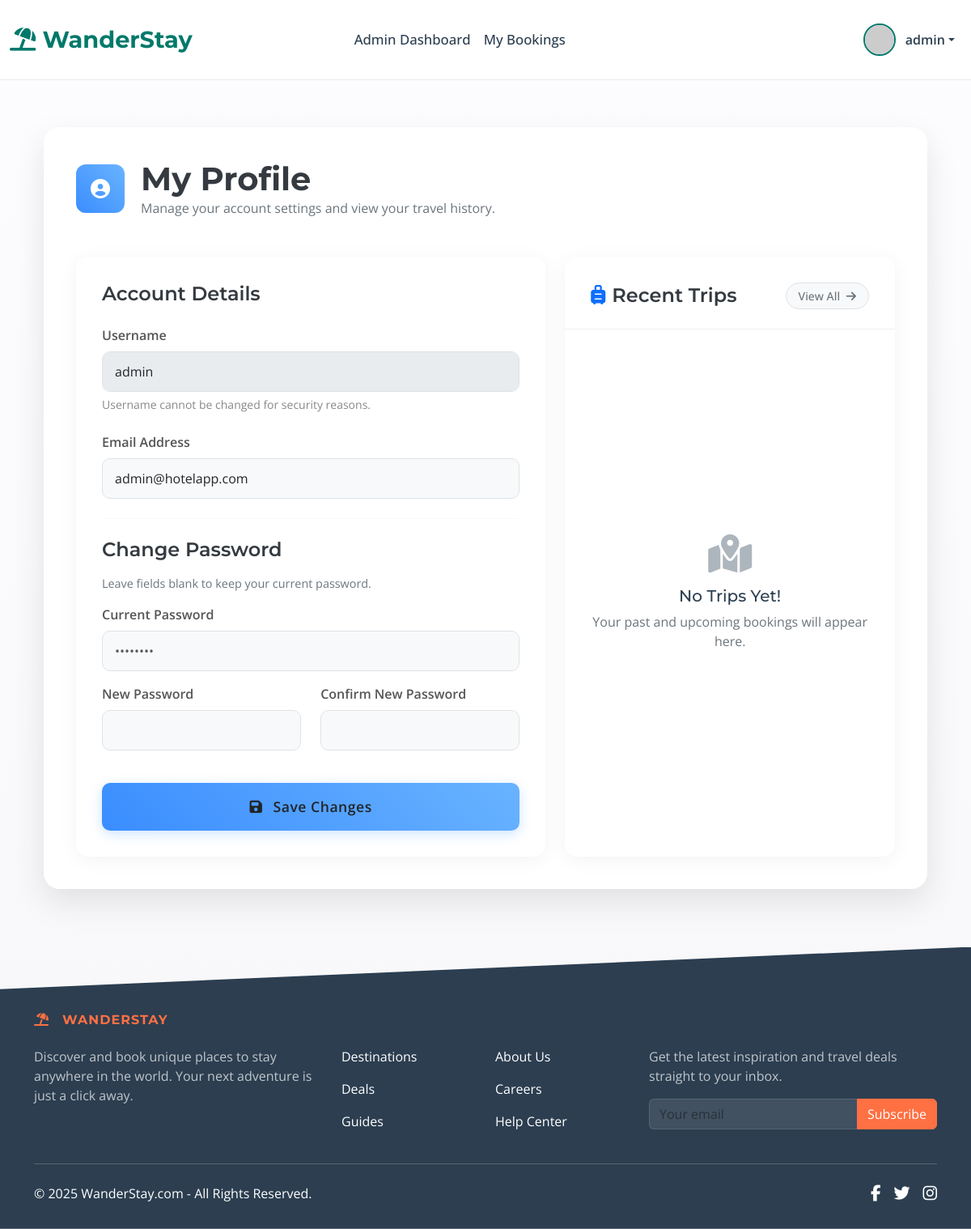
The app's page /profile (signed in), older data.
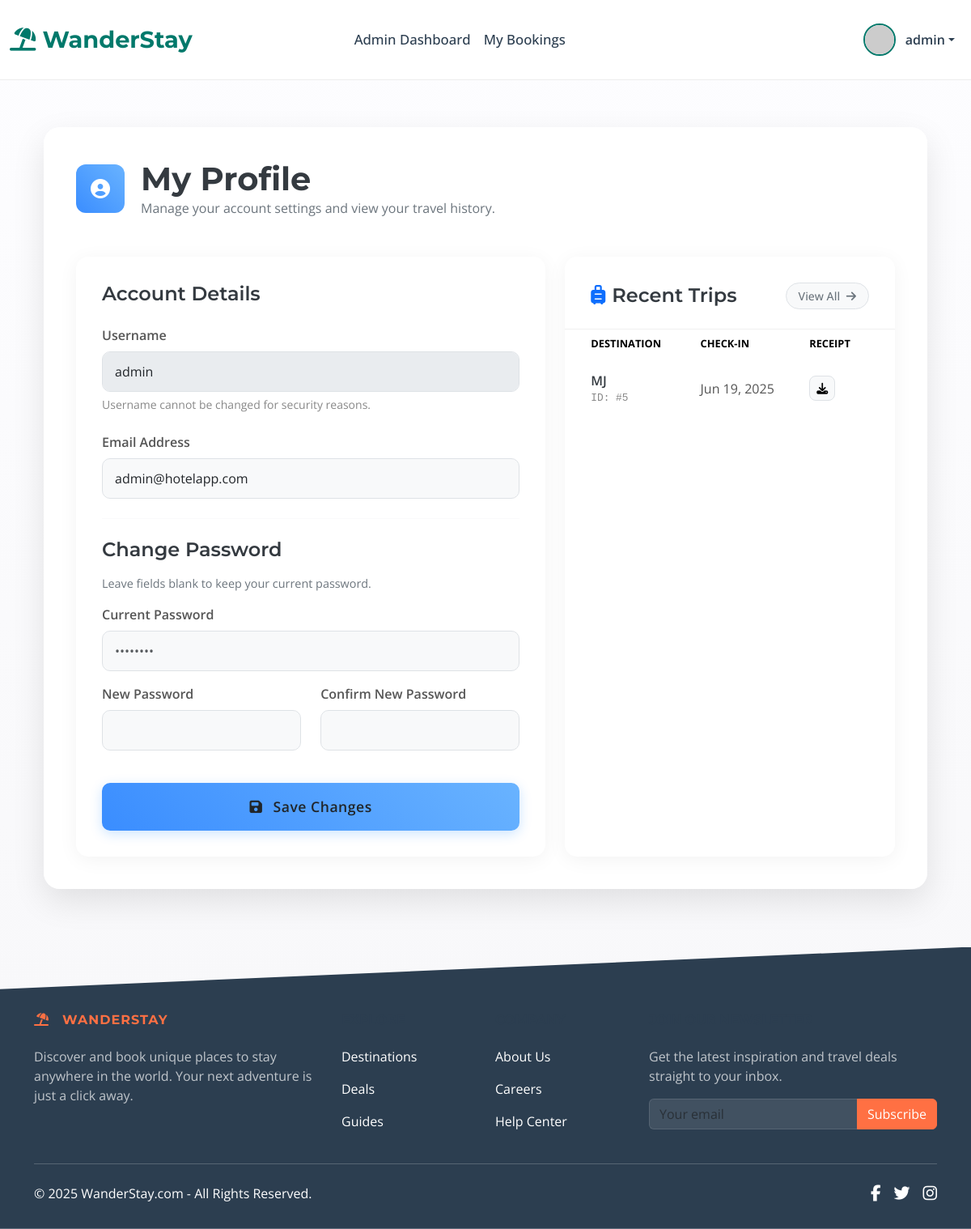
The same page, newer data.
### app.py (models this page shows, shortened)
class Booking(db.Model):
    id = db.Column(db.Integer, primary_key=True)
    user_id = db.Column(db.Integer, db.ForeignKey('user.id', ondelete='CASCADE'), nullable=False)
    hotel_id = db.Column(db.Integer, db.ForeignKey('hotel.id', ondelete='CASCADE'), nullable=False)
    room_type_id = db.Column(db.Integer, db.ForeignKey('room_type.id', ondelete='CASCADE'), nullable=False)
    check_in_date = db.Column(db.Date, nullable=False)
    check_out_date = db.Column(db.Date, nullable=False)
    total_price = db.Column(db.Float, nullable=False)
    status = db.Column(db.String(50), default='Confirmed')
    created_at = db.Column(db.DateTime, nullable=False, default=datetime.utcnow)

class Hotel(db.Model):
    id = db.Column(db.Integer, primary_key=True)
    name = db.Column(db.String(100), nullable=False)
    location = db.Column(db.String(200), nullable=False)
    description = db.Column(db.Text, nullable=True)
    price_per_night = db.Column(db.Float, nullable=True)
    image_url = db.Column(db.String(255), nullable=True, default='https://via.placeholder.com/800x500.png?text=Main+Hotel+Image')
    owner_id = db.Column(db.Integer, db.ForeignKey('user.id', ondelete='CASCADE'), nullable=False)
    owner = db.relationship('User', back_populates='hotels')
    is_approved = db.Column(db.Boolean, default=False, nullable=False)
    star_rating = db.Column(db.Integer, nullable=True)
    amenities = db.relationship('Amenity', secondary=hotel_amenities, lazy='subquery', backref=db.backref('hotels', lazy=True))
    latitude = db.Column(db.Float, nullable=True)
    longitude = db.Column(db.Float, nullable=True)
    gallery_images = db.relationship('HotelImage', backref='hotel_ref', lazy='dynamic', cascade="all, delete-orphan")
    bookings = db.relationship('Booking', backref='hotel', lazy=True, foreign_keys='Booking.hotel_id', cascade="all, delete-orphan")
    wishlisted_by_users = db.relationship('Wishlist', backref='hotel', lazy='dynamic', cascade='all, delete-orphan')
    room_types = db.relationship('RoomType', backref='hotel', lazy='dynamic', cascade="all, delete-orphan")
    bookings = db.relationship('Booking', backref='hotel', lazy=True)

### app.py (the view, shortened to what this page needs)
@app.route('/profile', methods=['GET', 'POST'])
@login_required
def profile():
    recent_bookings = Booking.query.filter_by(user_id=current_user.id).order_by(desc(Booking.created_at)).limit(5).all()
    return render_template('profile.html', user=current_user, bookings=recent_bookings)

### app.py (called while the page is built)
@login_manager.user_loader
def load_user(user_id):
    user = User.query.get(int(user_id))
    if user and user.is_active:
        return user
    return None

@app.context_processor
def utility_processor():
    def is_hotel_in_wishlist(hotel_id):
        if current_user.is_authenticated:
            return Wishlist.query.filter_by(user_id=current_user.id, hotel_id=hotel_id).first() is not None
        return False
    return dict(is_hotel_in_wishlist=is_hotel_in_wishlist)

### templates/profile.html (shortened to what the changed rows need)
{% extends "base.html" %}
{% block content %}
<div class="container my-5">
    <div style="background-color: rgba(255, 255, 255, 0.9); backdrop-filter: blur(10px); -webkit-backdrop-filter: blur(10px); border-radius: 20px; padding: 2.5rem; box-shadow: 0 15px 40px rgba(0,0,0,0.1);">
        <div class="d-flex align-items-center mb-5">
            <div>
                <h1 class="mb-0" style="font-weight: 700; color: #343a40;">My Profile</h1>
            </div>
        </div>
        <div class="row g-4">
            <div class="col-lg-5">
                <div style="background-color: #ffffff; border-radius: 15px; box-shadow: 0 4px 25px rgba(0,0,0,0.05); height: 100%; display: flex; flex-direction: column;">
                    <div style="flex-grow: 1;">
                        {% if bookings %}
                        <div class="table-responsive">
                            <table class="table table-borderless align-middle mb-0">
                                <thead style="font-size: 0.8rem; color: #6c757d; text-transform: uppercase;">
                                    <tr>
                                        <th style="padding-left: 2rem;">Destination</th>
                                        <th>Check-in</th>
                                        <th style="padding-right: 2rem;">Receipt</th>
                                    </tr>
                                </thead>
                                <tbody>
                                    {% for booking in bookings %}
                                    <tr class="booking-row" style="transition: background-color 0.2s ease-in-out;">
                                        <td style="padding: 1rem 0 1rem 2rem;">
                                            <a href="{{ url_for('hotel_detail', hotel_id=booking.hotel.id) }}" style="color: #343a40; text-decoration: none; font-weight: 600;">{{ booking.hotel.name }}</a>
                                            <small style="display: block; color: #888; font-family: monospace; font-size: 0.8rem;">ID: #{{ booking.id }}</small>
                                        </td>
                                        <td style="color: #555;">{{ booking.check_in_date.strftime('%b %d, %Y') }}</td>
                                        <td style="padding-right: 2rem;">
                                            <a href="{{ url_for('download_receipt', booking_id=booking.id) }}" class="btn btn-light btn-sm" title="Download Receipt" style="border: 1px solid #dee2e6; border-radius: 8px;">
                                                <i class="fas fa-download"></i>
                                            </a>
                                        </td>
                                    </tr>
                                    {% endfor %}
                                </tbody>
                            </table>
                        </div>
                        {% else %}
                        <div style="display: flex; flex-direction: column; align-items: center; justify-content: center; height: 100%; padding: 2rem; text-align: center; color: #6c757d;">
                            <i class="fas fa-map-marked-alt fa-3x mb-3" style="color: #adb5bd;"></i>
                            <h5 style="font-weight: 500;">No Trips Yet!</h5>
                            <p class="mb-0">Your past and upcoming bookings will appear here.</p>
                        </div>
                        {% endif %}
                    </div>
                </div>
            </div>
        </div>
    </div>
</div>
{% endblock %}

Row changes from the older to the newer data that the page shows:
added Booking: hotel.name "MJ", id "5", check_in_date "Jun 19, 2025"
Text that changed along with them:
text no longer shown: "No Trips Yet! Your past and upcoming bookings will appear here."
text now shown: "DESTINATION CHECK-IN RECEIPT"
